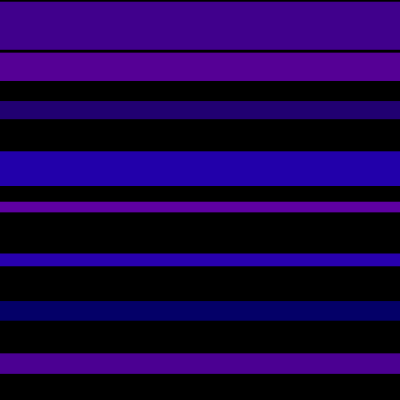
Frame 1 (no input)
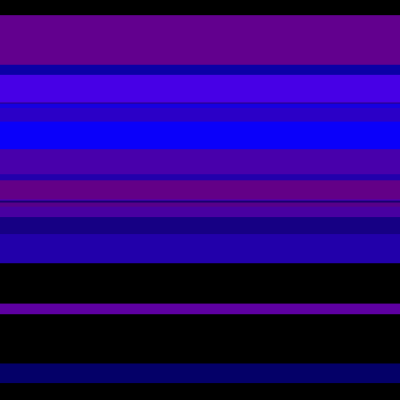
Frame 60 (the mouse pressed at the canvas centre just before this capture)
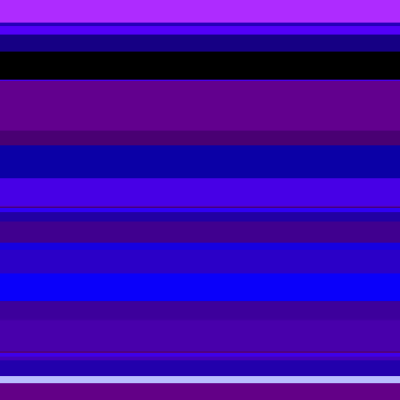
Frame 120 (the mouse held since frame 60 and released just before this capture)

The Processing sketch that drew these frames (run headless with seeded random() and noise(); from frame 60 on, the mouse is pressed at the canvas centre):

// Processing sketch: sketch48966
// ── sketch48966.pde
/* OpenProcessing Tweak of *@*http://www.openprocessing.org/sketch/48966*@* */
/* !do not delete the line above, required for linking your tweak if you upload again */
Stripe[] myStripes = new Stripe[100];

void setup() { 
  size(400, 400); 
  smooth();  
  noStroke();  

  for (int i=0; i<myStripes.length; i++) { 

    myStripes[i] = new Stripe(i*50, color(random(100), 0, random(100, 255)) );
  }
}

void draw() { 

  background(0); 
  for (int i=0; i<myStripes.length; i++) { 

    myStripes[i].update(); 
    myStripes[i].drawStripe();
  }
}

void mousePressed() { 
  for (int i=0; i<myStripes.length; i++) { 

    myStripes[i].checkMousePress(); 
   
  }
  
}




class Stripe {

  float x; 
  float w; 
  float xspeed; 
  color c; 
  boolean clicked; 


  // constructor
  Stripe(float xpos, color col) { 

    x = xpos; 
    w = random(10, 50); 
    c = col; 
    xspeed = random(1, 4);
    
    clicked = false; 
  }  

  void update() { 
    x+=xspeed; 
    if (x>width) {
      x = -w;
    }
  }
  void drawStripe() { 

    if (clicked) { 
      fill(blendColor(color(0,0,255), color(random(255),random(255),random(255)), ADD));
    } 
    else {
      fill(c);
    }

    rect(0, x, height, w);
  }
  
  void checkMousePress() { 
    if((mouseX > x ) && (mouseX< x + w)) {
      
       clicked = !clicked;
    }
    
  }
  
}
